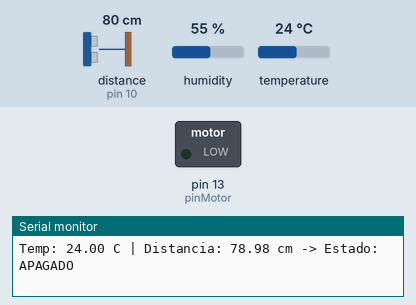
Bench run of a sketch on a simulated Arduino Uno, built with avr-gcc and run on an emulated ATmega328P. Shown: switched loads named in the sketch (green lamp = pin HIGH), the last lines printed to the serial monitor. Wiring (inferred from the names in the program): ultrasonic range finder: trigger pin 9; echo pin 10. The inputs (shaded band) are chosen by the test bench; at power-on: distance to the obstacle (sensor on pin 10) 80 cm, humidity 55 %, temperature 24 °C. The echo pulse lasts 58.3 µs per cm; pins used as bus, display or sensor lines are not drawn.

Above: at 2.3 s.
2.4 s: distance to the obstacle (sensor on pin 10) set to 7 cm
4.5 s: distance to the obstacle (sensor on pin 10) set to 4 cm
At 5.2 s:
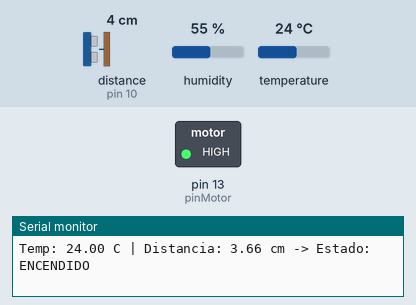
6.6 s: distance to the obstacle (sensor on pin 10) set to 9 cm
At 8.5 s:
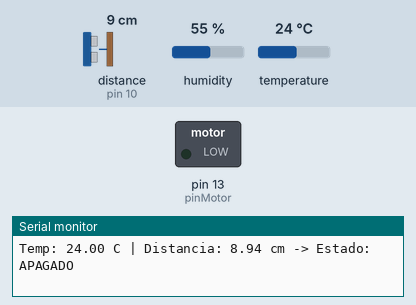
9.0 s: distance to the obstacle (sensor on pin 10) set to 2 cm
At 9.4 s:
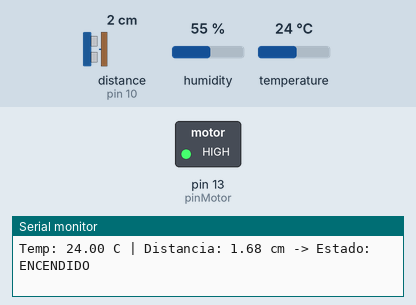
Timing chart, 0 to 12.0 s (numbered marks = the images above; inputs shaded):
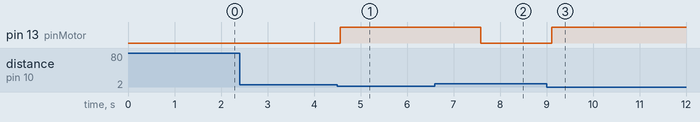

The sketch:

Practica_2__Arquitectura_ejemplo.ino
```cpp
#include "DHT.h"

#define DHTPIN 2       // Pin digital para el DHT11
#define DHTTYPE DHT11  // Tipo de sensor

DHT dht(DHTPIN, DHTTYPE);

const int pinTrig = 9;
const int pinEcho = 10;
const int pinMotor = 13;

const float limiteTemp = 30.0;     // °C
const float limiteDistancia = 5.0; // cm

void setup() {
  Serial.begin(9600);
  Serial.println("Iniciando sistema con DHT11...");

  pinMode(pinMotor, OUTPUT);
  pinMode(pinTrig, OUTPUT);
  pinMode(pinEcho, INPUT);

  dht.begin(); // Inicializa la comunicación con el DHT11
}

void loop() {
  // 1. Lectura digital de temperatura
  float temperatura = dht.readTemperature();

  // Verificación de fallo de lectura
  if (isnan(temperatura)) {
    Serial.println("Error al leer el DHT11. Revisa las conexiones.");
    delay(2000);
    return;
  }

  // 2. Lectura de distancia (HC-SR04)
  digitalWrite(pinTrig, LOW);
  delayMicroseconds(2);
  digitalWrite(pinTrig, HIGH);
  delayMicroseconds(10);
  digitalWrite(pinTrig, LOW);

  long duracion = pulseIn(pinEcho, HIGH, 30000);
  float distancia = (duracion == 0) ? 999.0 : (duracion * 0.034 / 2);

  // 3. Monitor Serial
  Serial.print("Temp: ");
  Serial.print(temperatura);
  Serial.print(" C | Distancia: ");
  Serial.print(distancia);
  Serial.print(" cm -> ");

  // 4. Lógica de control
  if (temperatura > limiteTemp || distancia < limiteDistancia) {
    digitalWrite(pinMotor, HIGH);
    Serial.println("Estado: ENCENDIDO");
  } else {
    digitalWrite(pinMotor, LOW);
    Serial.println("Estado: APAGADO");
  }
  if (temperatura > 100 || temperatura < 0){
    Serial.println("Error de lectura");
    Serial.println("Revisa el sensor");
  }//se agrega un if para atrapar lecturas erroneas
   //Se manda un aviso

  // El DHT11 requiere de 1 a 2 segundos entre lecturas para no saturarse
  delay(1500);
}
```

Measured:
- the behaviour switches between 6 and 5 cm on distance to the obstacle (sensor on pin 10) (found by bisection; images 0 and 1)
- after the input at 4.5 s, pin 13 (pinMotor): LOW → HIGH after 0.06 s
- after the input at 6.6 s, pin 13 (pinMotor): HIGH → LOW after 0.99 s
- after the input at 9.0 s, pin 13 (pinMotor): LOW → HIGH after 0.12 s
